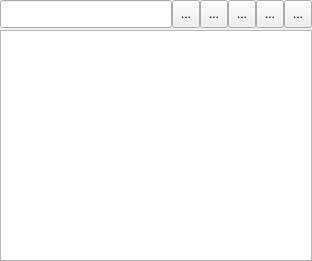
<?xml version="1.0" encoding="UTF-8"?>
<ui version="4.0">
 <class>LayerManagerFrame</class>
 <widget class="QFrame" name="LayerManagerFrame">
  <property name="geometry">
   <rect>
    <x>0</x>
    <y>0</y>
    <width>312</width>
    <height>261</height>
   </rect>
  </property>
  <property name="windowTitle">
   <string>LayerManagerFrame</string>
  </property>
  <layout class="QVBoxLayout" name="verticalLayout">
   <property name="spacing">
    <number>2</number>
   </property>
   <property name="leftMargin">
    <number>0</number>
   </property>
   <property name="topMargin">
    <number>0</number>
   </property>
   <property name="rightMargin">
    <number>0</number>
   </property>
   <property name="bottomMargin">
    <number>0</number>
   </property>
   <item>
    <layout class="QHBoxLayout" name="horizontalLayout">
     <property name="spacing">
      <number>0</number>
     </property>
     <item>
      <widget class="QLineEdit" name="lineEdit">
       <property name="minimumSize">
        <size>
         <width>0</width>
         <height>28</height>
        </size>
       </property>
      </widget>
     </item>
     <item>
      <widget class="QToolButton" name="searchLayerBtn">
       <property name="minimumSize">
        <size>
         <width>28</width>
         <height>28</height>
        </size>
       </property>
       <property name="maximumSize">
        <size>
         <width>28</width>
         <height>16777215</height>
        </size>
       </property>
       <property name="text">
        <string>...</string>
       </property>
       <property name="icon">
        <iconset resource="sqGis.qrc">
         <normaloff>:/img/search_x24</normaloff>:/img/search_x24</iconset>
       </property>
      </widget>
     </item>
     <item>
      <widget class="QToolButton" name="upLayerBtn">
       <property name="minimumSize">
        <size>
         <width>28</width>
         <height>28</height>
        </size>
       </property>
       <property name="maximumSize">
        <size>
         <width>28</width>
         <height>16777215</height>
        </size>
       </property>
       <property name="text">
        <string>...</string>
       </property>
       <property name="icon">
        <iconset resource="sqGis.qrc">
         <normaloff>:/img/arrow-up_x24</normaloff>:/img/arrow-up_x24</iconset>
       </property>
      </widget>
     </item>
     <item>
      <widget class="QToolButton" name="downLayerBtn">
       <property name="minimumSize">
        <size>
         <width>28</width>
         <height>28</height>
        </size>
       </property>
       <property name="maximumSize">
        <size>
         <width>28</width>
         <height>16777215</height>
        </size>
       </property>
       <property name="text">
        <string>...</string>
       </property>
       <property name="icon">
        <iconset resource="sqGis.qrc">
         <normaloff>:/img/arrow-down_x24</normaloff>:/img/arrow-down_x24</iconset>
       </property>
      </widget>
     </item>
     <item>
      <widget class="QToolButton" name="visibleLayerBtn">
       <property name="minimumSize">
        <size>
         <width>28</width>
         <height>28</height>
        </size>
       </property>
       <property name="maximumSize">
        <size>
         <width>28</width>
         <height>28</height>
        </size>
       </property>
       <property name="text">
        <string>...</string>
       </property>
       <property name="icon">
        <iconset resource="sqGis.qrc">
         <normaloff>:/img/visible_x24</normaloff>:/img/visible_x24</iconset>
       </property>
      </widget>
     </item>
     <item>
      <widget class="QToolButton" name="removeLayerBtn">
       <property name="minimumSize">
        <size>
         <width>28</width>
         <height>28</height>
        </size>
       </property>
       <property name="maximumSize">
        <size>
         <width>28</width>
         <height>28</height>
        </size>
       </property>
       <property name="text">
        <string>...</string>
       </property>
       <property name="icon">
        <iconset resource="sqGis.qrc">
         <normaloff>:/img/trash_x24</normaloff>:/img/trash_x24</iconset>
       </property>
      </widget>
     </item>
    </layout>
   </item>
   <item>
    <widget class="QTreeView" name="mapLayerTreeView"/>
   </item>
  </layout>
 </widget>
 <layoutdefault spacing="6" margin="11"/>
 <resources>
  <include location="sqGis.qrc"/>
 </resources>
 <connections/>
</ui>
